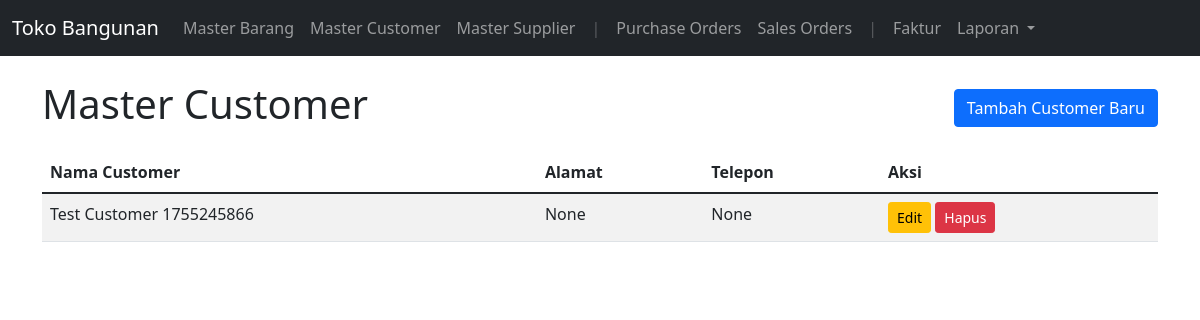
The page /customers on the database as committed earlier.
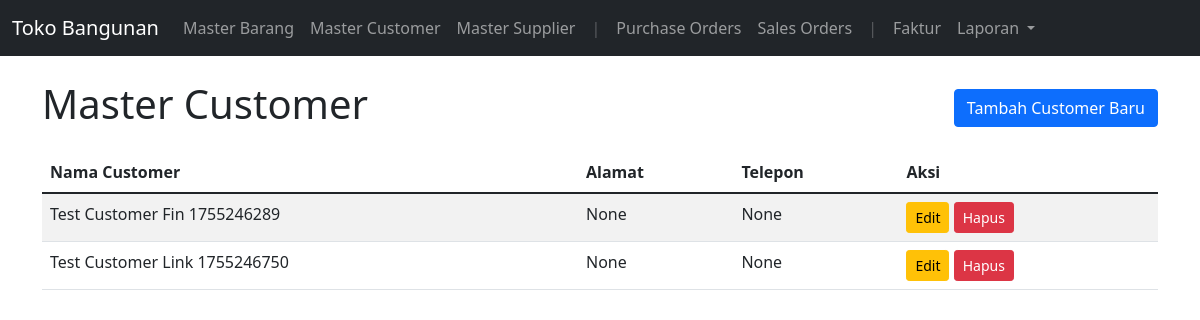
The same page on the database as committed later.
### app.py (models this page shows, shortened)
class Customer(db.Model):
    id = db.Column(db.Integer, primary_key=True)
    name = db.Column(db.String(100), nullable=False)
    address = db.Column(db.Text, nullable=True)
    phone = db.Column(db.String(20), nullable=True)

### app.py (the view)
@app.route('/customers')
def customers():
    all_customers = Customer.query.all()
    return render_template('customers.html', customers=all_customers)

### templates/customers.html (shortened to what this page needs)
{% extends 'base.html' %}
{% block content %}
  <div class="d-flex justify-content-between align-items-center mb-3">
    <h1>Master Customer</h1>
    <a href="{{ url_for('add_customer') }}" class="btn btn-primary">Tambah Customer Baru</a>
  </div>
  <table class="table table-striped table-hover">
    <thead>
      <tr>
        <th scope="col">Nama Customer</th>
        <th scope="col">Alamat</th>
        <th scope="col">Telepon</th>
        <th scope="col">Aksi</th>
      </tr>
    </thead>
    <tbody>
      {% for customer in customers %}
        <tr>
          <td>{{ customer.name }}</td>
          <td>{{ customer.address }}</td>
          <td>{{ customer.phone }}</td>
          <td>
            <a href="{{ url_for('edit_customer', id=customer.id) }}" class="btn btn-sm btn-warning">Edit</a>
            <form action="{{ url_for('delete_customer', id=customer.id) }}" method="POST" style="display:inline;" onsubmit="return confirm('Apakah Anda yakin ingin menghapus customer ini?');">
              <button type="submit" class="btn btn-sm btn-danger">Hapus</button>
            </form>
          </td>
        </tr>
      {% else %}
        <tr>
          <td colspan="4" class="text-center">Belum ada data customer. Silakan tambahkan.</td>
        </tr>
      {% endfor %}
    </tbody>
  </table>
{% endblock %}

Rows that differ between the two databases and show on the page:
changed Customer: name "Test Customer 1755245866" → "Test Customer Fin 1755246289"
added Customer: name "Test Customer Link 1755246750", address "None", phone "None"
